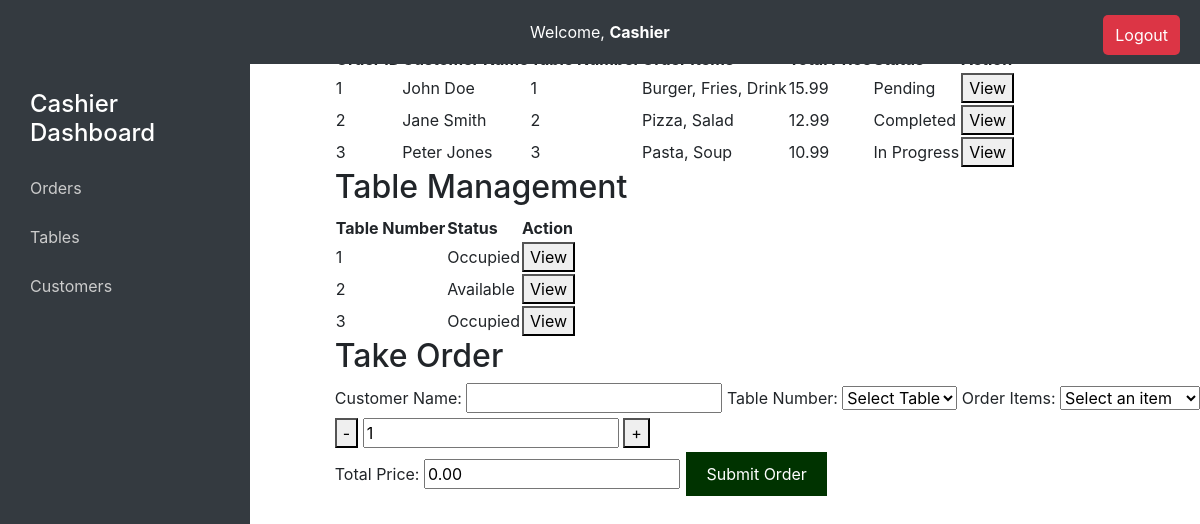
The page /cashier/cashier.php on the database its author committed.
### tables this page shows
CREATE TABLE `orderss` (
  `order_id` int(11) NOT NULL,
  `customer_name` varchar(100) NOT NULL,
  `table_id` int(11) DEFAULT NULL,
  `total_price` decimal(10,2) NOT NULL,
  `order_date` datetime DEFAULT current_timestamp(),
  `status` enum('Pending','In Progress','Completed') NOT NULL DEFAULT 'Pending'
);

CREATE TABLE `tables` (
  `table_id` int(11) NOT NULL,
  `table_num` int(11) NOT NULL,
  `status` enum('available','occupied') NOT NULL DEFAULT 'available',
  `capacity` int(11) NOT NULL DEFAULT 0
);

### cashier/index.php (called while the page is built, shortened)
<?php include('order_form.php'); ?>
<?php include('cashier_tables.php'); ?>
<?php include('customer_orders.php'); ?>

### cashier/order_form.php (the view, shortened to what this page needs)
<!DOCTYPE html>
<html lang="en">
<head>
</head>
<body>
</body>
</html>

### cashier/cashier.php (shortened to what this page needs)
<?php include('dashboard.php'); ?>
<div class="content">
  <div id="orderSection">
    <h2>Order</h2>
    <table>
      <thead>
        <tr>
          <th>Order ID</th>
          <th>Customer Name</th>
          <th>Table Number</th>
          <th>Order Items</th>
          <th>Total Price</th>
          <th>Status</th>
          <th>Action</th>
        </tr>
      </thead>
      <tbody>
        <?php
        $orders = array(
          array("order_id" => 1, "customer_name" => "John Doe", "table_number" => 1, "order_items" => "Burger, Fries, Drink", "total_price" => 15.99, "status" => "Pending"),
          array("order_id" => 2, "customer_name" => "Jane Smith", "table_number" => 2, "order_items" => "Pizza, Salad", "total_price" => 12.99, "status" => "Completed"),
          array("order_id" => 3, "customer_name" => "Peter Jones", "table_number" => 3, "order_items" => "Pasta, Soup", "total_price" => 10.99, "status" => "In Progress"),
        );
        foreach ($orders as $order) {
          echo "<tr>";
          echo "<td>" . $order["order_id"] . "</td>";
          echo "<td>" . $order["customer_name"] . "</td>";
          echo "<td>" . $order["table_number"] . "</td>";
          echo "<td>" . $order["order_items"] . "</td>";
          echo "<td>" . $order["total_price"] . "</td>";
          echo "<td>" . $order["status"] . "</td>";
          echo "<td><button class='button'>View</button></td>";
          echo "</tr>";
        }
        ?>
      </tbody>
    </table>
  </div>
  <div id="tableSection">
    <h2>Table Management</h2>
    <table>
      <thead>
        <tr>
          <th>Table Number</th>
          <th>Status</th>
          <th>Action</th>
        </tr>
      </thead>
      <tbody>
        <?php
        $tables = array(
          array("table_number" => 1, "status" => "Occupied"),
          array("table_number" => 2, "status" => "Available"),
          array("table_number" => 3, "status" => "Occupied"),
        );
        foreach ($tables as $table) {
          echo "<tr>";
          echo "<td>" . $table["table_number"] . "</td>";
          echo "<td>" . $table["status"] . "</td>";
          echo "<td><button class='button'>View</button></td>";
          echo "</tr>";
        }
        ?>
      </tbody>
    </table>
  </div>
  <div id="takeOrderSection">
    <h2>Take Order</h2>
    <form action="submit_order.php" method="post">
      <label for="customerName">Customer Name:</label>
      <input type="text" id="customerName" name="customerName" required>
      <label for="tableNumber">Table Number:</label>
      <select id="tableNumber" name="tableNumber" required>
        <option value="">Select Table</option>
      </select>
      <form id="orderForm">
        <label for="orderItems">Order Items:</label>
        <select id="orderItems" name="orderItems" required>
            <option value="" disabled selected>Select an item</option>
        </select>
        <div class="quantity-panel">
            <button type="button" id="decreaseQty">-</button>
            <input type="number" id="quantity" name="quantity" value="1" min="1" readonly>
            <button type="button" id="increaseQty">+</button>
        </div>
        <label for="totalPrice">Total Price:</label>
        <input type="number" id="totalPrice" name="totalPrice" step="0.01" value="0.00" readonly>
        <button type="submit" style="background-color: #003300; color: white; border: none; padding: 10px 20px; text-align: center; text-decoration: none; display: inline-block; font-size: 16px; margin: 4px 2px; cursor: pointer;">Submit Order</button>
    </form>
  </div>
</div>
</body>
</html>

### cashier/dashboard.php (style rules this page uses)
body { display: flex; font-family: Arial, sans-serif; background-color: #f8f9fa; margin: 0; height: 100vh; }

### rows shown on the page
orderss: table.table_num "1", customer_name "John Doe", order_items "Burger, Fries, Drink", total_price "15.99", status "Pending"
orderss: table.table_num "2", customer_name "Jane Smith", order_items "Pizza, Salad", total_price "12.99", status "Completed"

### other values the page prints
$order["order_id"] "3"
$order["customer_name"] "Peter Jones"
$order["table_number"] "3"
$order["order_items"] "Pasta, Soup"
$order["total_price"] "10.99"
$order["status"] "In Progress"
$table["table_number"] "1"
$table["status"] "Occupied"
$table["table_number"] "2"
$table["status"] "Available"
$table["table_number"] "3"
